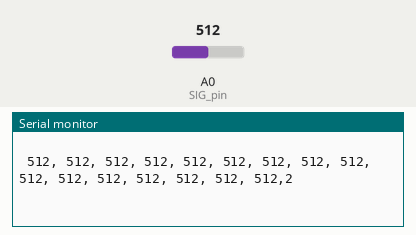
Recording of a sketch running on a simulated Arduino Mega 2560, built with avr-gcc and run on an emulated ATmega2560. Parts: the last lines printed to the serial monitor. The inputs (shaded band) are chosen by the test bench; at power-on: A0 (SIG_pin) = 512. Nothing arrives over Bluetooth unless stated; a phone connects over Bluetooth LE 3 s after start.

Above: at 3.8 s.
3.9 s: A0 (SIG_pin) set to 716
At 4.11 s:
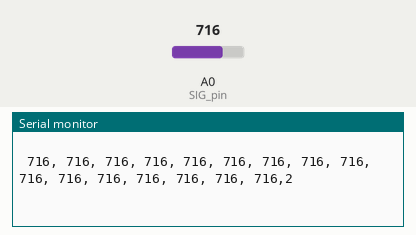
5.4 s: A0 (SIG_pin) set to 900
At 5.61 s:
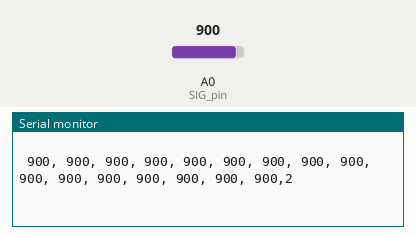
Timing chart, 0 to 8.4 s (numbered marks = the images above; inputs shaded):
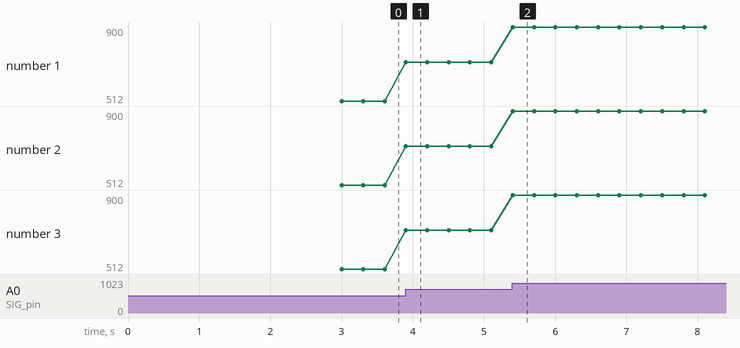

Measured:
- after the input at 3.9 s, the serial monitor: prints a new line at once (image 1)
- after the input at 5.4 s, the serial monitor: prints a new line at once (image 2)
- plotted number 1: 512 → 716 after the input at 3.9 s, 716 → 900 after the input at 5.4 s
- plotted number 2: 512 → 716 after the input at 3.9 s, 716 → 900 after the input at 5.4 s
- plotted number 3: 512 → 716 after the input at 3.9 s, 716 → 900 after the input at 5.4 s

The sketch:

mulcom0420.ino
```cpp
#include <ArduinoBLE.h>


//Mux control pins
int S0 = 20;//D2
int S1 = 21;//D3
int S2 = 22;//D4
int S3 = 23;//D5
int TX = 16;
int RX = 17;
const int NUM_OF_CH = 16;
int controlPin[] = {S0, S1, S2, S3};
int sensor_data[NUM_OF_CH];


int stop1 = 0;
int ant = 0;

//tx 보내는 핀 rx 받는 핀
//Mux in “SIG” pin
int SIG_pin = A0;//모든 아날로그 인풋이 sig_pin 통해 옴. ADC PIN DECODER OUTPUT A7 은 디지털 핀으로 사용가능하다.

 // BLE AR_data Service
BLEService AR1_Service("180F");

// BLE AR_Level Characteristic
BLEUnsignedCharCharacteristic AR1_LevelChar("2A19",  // standard 16-bit characteristic UUID
    BLERead | BLENotify); // remote clients will be able to get notifications if this characteristic changes

int old_AR_Level = 0;  // last AR_Level reading from analog input
long previousMillis = 0;  // last time the AR_Level was checked, in ms

void setup() {
  pinMode(S0, OUTPUT);
  pinMode(S1, OUTPUT);
  pinMode(S2, OUTPUT);
  pinMode(S3, OUTPUT);
  digitalWrite(S0, LOW);
  digitalWrite(S1, LOW);
  digitalWrite(S2, LOW);
  digitalWrite(S3, LOW);
  Serial.begin(115200);    // initialize serial communication
  while (!Serial);

 // pinMode(LED_BUILTIN, OUTPUT); // initialize the built-in LED pin to indicate when a central is connected

  // begin initialization
  if (!BLE.begin()) {
    Serial.println("starting BLE failed!");

    while (1);
  }

  /* Set a local name for the BLE device
     This name will appear in advertising packets
     and can be used by remote devices to identify this BLE device
     The name can be changed but maybe be truncated based on space left in advertisement packet
  */
  BLE.setLocalName("AR1");
  BLE.setAdvertisedService(AR1_Service); // add the service UUID
  AR1_Service.addCharacteristic(AR1_LevelChar); // add the AR_Level characteristic
  BLE.addService(AR1_Service); // Add the AR_data service
  AR1_LevelChar.writeValue(old_AR_Level); // set initial value for this characteristic

  /* Start advertising BLE.  It will start continuously transmitting BLE
     advertising packets and will be visible to remote BLE central devices
     until it receives a new connection */

  // start advertising
  BLE.advertise();

  Serial.println("Bluetooth device active, waiting for connections...");
}

//  **************************************************************

void loop_ar(){
   int AR_dataLevel;

    for(int i = 0; i < NUM_OF_CH; i ++){
      sensor_data[i] = readMux(i);
    }//16은 채널 개수

    for(int i = 0; i < NUM_OF_CH ; i ++){
     AR_dataLevel=sensor_data[i];
     Serial.print(' ');
     Serial.print(AR_dataLevel); //comma is used as a delimiter.
     Serial.print(","); //comma is used as a delimiter.
     AR1_LevelChar.writeValue(AR_dataLevel);  // and update the AR_Level characteristic
     if(i==15){
        Serial.println("2");
        }
     }
      Serial.println(" ");//end of line, 초기화;
      delay(15); // 1000 milli seconds delay 1초 지연
    }


int readMux(int channel){
            int muxChannel[NUM_OF_CH][4]={ //4는 디지털 컨트롤 핀 개수 의미 (MUX을 제어하는)  16은 채널개수
            {0,0,0,0},
            {1,0,0,0}, //channel 1
            {0,1,0,0}, //channel 2
            {1,1,0,0}, //channel 3
            {0,0,1,0}, //channel 4
            {1,0,1,0}, //channel 5
            {0,1,1,0}, //channel 6
            {1,1,1,0}, //channel 7
            {0,0,0,1}, //channel 8
            {1,0,0,1}, //channel 9
            {0,1,0,1}, //channel 10
            {1,1,0,1}, //channel 11
            {0,0,1,1}, //channel 12
            {1,0,1,1}, //channel 13
            {0,1,1,1}, //channel 14
            {1,1,1,1} //channel 15
            }; //loop through the 4 sig
            for(int i = 0; i < 4; i ++){ //config 4 digital out pins of mux IC.
              digitalWrite(controlPin[i], muxChannel[channel][i]);
            } //read the value at the SIG pin
            int val = analogRead(SIG_pin); // 센서값 읽어오기
            return val;
    }


//  ***************************************************************
void loop() {
  // wait for a BLE central
  BLEDevice central = BLE.central();


  // if a central is connected to the peripheral:
  if (central) {
    Serial.print("Connected to central: ");
    // print the central's BT address:
    Serial.println(central.address());
    // turn on the LED to indicate the connection:
    digitalWrite(LED_BUILTIN, HIGH);

    // check the AR_Level every 200ms
    // while the central is connected:
    while (central.connected()) { // 연결시마다
      long currentMillis = millis();
      // if 200ms have passed, check the AR_Level:
      if (currentMillis - previousMillis >= 300) { // 200ms 마다 AR_level 체크 및 loop_ar 함수 돌림(값 받아오는)
        previousMillis = currentMillis;
        loop_ar();
      // updateAR_dataLevel();
      }
    }
    // when the central disconnects, turn off the LED:
    digitalWrite(LED_BUILTIN, LOW);
    Serial.print("Disconnected from central: ");
    Serial.println(central.address());
  }
}


void updateAR_dataLevel() {
  /* Read the current voltage level on the A0 analog input pin.
     This is used here to simulate the charge level of a AR_data.
  */
  int AR_data = analogRead(A0);
  int AR_dataLevel = map(AR_data, 0, 1023, 0, 100); //map(AR_data, 0, 1023, 0, 100);

  if (AR_dataLevel != old_AR_Level) {      // if the AR_Level has changed
    Serial.print("AR_Level % is now: "); // print it
    Serial.println(AR_dataLevel);
    AR1_LevelChar.writeValue(AR_dataLevel);  // and update the AR_Level characteristic
    old_AR_Level = AR_dataLevel;           // save the level for next comparison
  }
}
```
